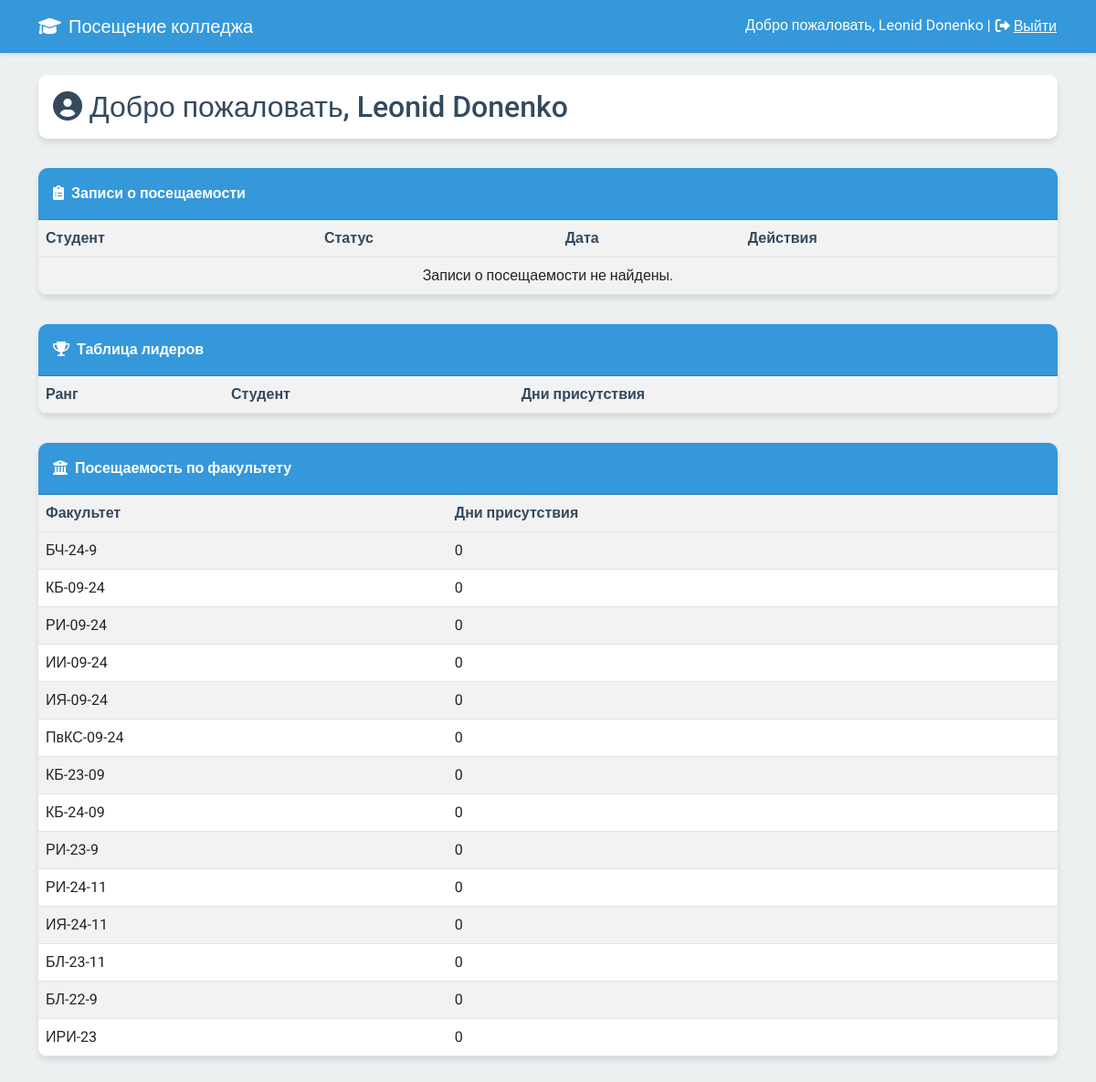
Screenshot of /home/ (signed in) with the database file from the repository.
### attendance/models.py (models this page shows, shortened)
class Faculty(models.Model):
    name = models.CharField(max_length=200)

### attendance/views.py (the view)
# urls.py: path('home/', views.home, name='home'),
@login_required
def home(request):
    user = request.user
    if hasattr(user, 'student'):
        attendance_streak = user.student.get_attendance_streak()
        male_students = Student.objects.filter(profile__gender='male').annotate(
            present_days=Count('user__attendance', filter=Q(user__attendance__status='present'))
        ).order_by('-present_days')
        female_students = Student.objects.filter(profile__gender='female').annotate(
            present_days=Count('user__attendance', filter=Q(user__attendance__status='present'))
        ).order_by('-present_days')
        faculty_attendance = Faculty.objects.annotate(
            present_days=Count('students__user__attendance', filter=Q(students__user__attendance__status='present'))
        ).order_by('-present_days')
        context = {
            'attendance_streak': attendance_streak,
            'male_students': male_students,
            'female_students': female_students,
            'faculty_attendance': faculty_attendance,
        }
        return render(request, 'attendance/student_home.html', context)
    elif hasattr(user, 'teacher'):
        student_leaderboard = Student.objects.annotate(
            present_days=Count('user__attendance', filter=Q(user__attendance__status='present'))
        ).order_by('-present_days')
        faculty_attendance = Faculty.objects.annotate(
            present_days=Count('students__user__attendance', filter=Q(students__user__attendance__status='present'))
        ).order_by('-present_days')
        context = {
            'student_leaderboard': student_leaderboard,
            'faculty_attendance': faculty_attendance,
        }
        return render(request, 'attendance/teacher_home.html', context)
    elif user.is_staff:
        return redirect('admin_dashboard')
    else:
        return render(request, 'attendance/error.html', {'message': 'User type not recognized'})

### attendance/templates/attendance/teacher_home.html (shortened to what this page needs)
<!DOCTYPE html>
<html lang="ru">
<head>
    <link href="https://cdn.jsdelivr.net/npm/bootstrap@5.3.0/dist/css/bootstrap.min.css" rel="stylesheet">
    <link rel="stylesheet" href="https://cdnjs.cloudflare.com/ajax/libs/font-awesome/6.0.0-beta3/css/all.min.css">
</head>
<body>
    <nav class="navbar navbar-expand-lg">
        <div class="container">
            <a class="navbar-brand" href="{% url 'home' %}">
                <i class="fas fa-graduation-cap me-2"></i>Посещение колледжа
            </a>
            {% if user.is_authenticated %}
                <span class="navbar-text">
                    Добро пожаловать, {{ user.username }} |
                    <form method="post" action="{% url 'logout' %}" class="d-inline">
                        <button type="submit" class="btn btn-link p-0 text-white">
                            <i class="fas fa-sign-out-alt me-1"></i>Выйти
                        </button>
                    </form>
                </span>
            {% else %}
                <a href="{% url 'login' %}" class="btn btn-primary btn-sm">
                    <i class="fas fa-sign-in-alt me-1"></i>Войти
                </a>
            {% endif %}
        </div>
    </nav>
    <div class="container mt-4">
        <div class="welcome-message">
            <h2 class="mb-0"><i class="fas fa-user-circle me-2"></i>Добро пожаловать, {{ user.username }}</h2>
        </div>
        <div class="card">
            <div class="card-header">
                <i class="fas fa-clipboard-list me-2"></i>Записи о посещаемости
            </div>
            <div class="table-responsive">
                <table class="table table-striped">
                    <thead>
                        <tr>
                            <th>Студент</th>
                            <th>Статус</th>
                            <th>Дата</th>
                            <th>Действия</th>
                        </tr>
                    </thead>
                    <tbody>
                        {% for record in attendance_records %}
                        <tr>
                            <td>{{ record.user.username }}</td>
                            <td>{{ record.status }}</td>
                            <td>{{ record.date }}</td>
                            <td>
                                <form method="post" action="{% url 'delete_attendance' record.id %}">
                                    {% csrf_token %}
                                    <button type="submit" class="delete-btn">
                                        <i class="fas fa-trash-alt me-1"></i>Удалить
                                    </button>
                                </form>
                            </td>
                        </tr>
                        {% empty %}
                        <tr>
                            <td colspan="4" class="text-center">Записи о посещаемости не найдены.</td>
                        </tr>
                        {% endfor %}
                    </tbody>
                </table>
            </div>
        </div>
        <div class="card">
            <div class="card-header">
                <i class="fas fa-trophy me-2"></i>Таблица лидеров
            </div>
            <div class="table-responsive">
                <table class="table table-striped">
                    <thead>
                        <tr>
                            <th>Ранг</th>
                            <th>Студент</th>
                            <th>Дни присутствия</th>
                        </tr>
                    </thead>
                </table>
            </div>
        </div>
        <div class="card">
            <div class="card-header">
                <i class="fas fa-university me-2"></i>Посещаемость по факультету
            </div>
            <div class="table-responsive">
                <table class="table table-striped">
                    <thead>
                        <tr>
                            <th>Факультет</th>
                            <th>Дни присутствия</th>
                        </tr>
                    </thead>
                    <tbody>
                        {% for faculty in faculty_attendance %}
                        <tr>
                            <td>{{ faculty.name }}</td>
                            <td>{{ faculty.present_days }}</td>
                        </tr>
                        {% endfor %}
                    </tbody>
                </table>
            </div>
        </div>
    </div>
</body>
</html>

### attendance/templates/attendance/teacher_home.html (style rules this page uses)
:root { --primary-color: #3498db; --secondary-color: #2980b9; --accent-color: #e74c3c; --background-color: #ecf0f1; --text-color: #34495e; --card-bg: #ffffff; --table-header-bg: #f2f2f2; }
body { font-family: 'Roboto', sans-serif; background-color: var(--background-color); color: var(--text-color); }
.navbar { background-color: var(--primary-color); box-shadow: 0 2px 4px rgba(0,0,0,.1); }
.navbar-brand, .navbar-text, .nav-link { color: #ffffff !important; }
.card { background-color: var(--card-bg); border: none; border-radius: 10px; box-shadow: 0 4px 6px rgba(0, 0, 0, 0.1); margin-bottom: 2rem; overflow: hidden; }
.card-header { background-color: var(--primary-color); color: #ffffff; font-weight: bold; padding: 1rem; }
.table { margin-bottom: 0; }
.table thead th { background-color: var(--table-header-bg); color: var(--text-color); font-weight: bold; }
.welcome-message { background-color: var(--card-bg); border-radius: 10px; padding: 1rem; margin-bottom: 2rem; box-shadow: 0 4px 6px rgba(0, 0, 0, 0.1); }

### rows the page displays
Faculty: name "БЧ-24-9", present_days "0"
Faculty: name "КБ-09-24", present_days "0"
Faculty: name "РИ-09-24", present_days "0"
Faculty: name "ИИ-09-24", present_days "0"
Faculty: name "ИЯ-09-24", present_days "0"
Faculty: name "ПвКС-09-24", present_days "0"
Faculty: name "КБ-23-09", present_days "0"
Faculty: name "КБ-24-09", present_days "0"
Faculty: name "РИ-23-9", present_days "0"
Faculty: name "РИ-24-11", present_days "0"
Faculty: name "ИЯ-24-11", present_days "0"
Faculty: name "БЛ-23-11", present_days "0"
Faculty: name "БЛ-22-9", present_days "0"
Faculty: name "ИРИ-23", present_days "0"

### other values shown
{{ user.username }} "Leonid Donenko"
